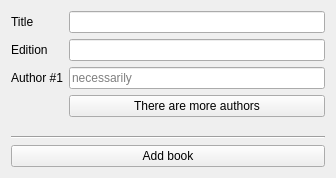
<?xml version="1.0" encoding="UTF-8"?>
<ui version="4.0">
 <class>InventorizeBookWidget</class>
 <widget class="QWidget" name="InventorizeBookWidget">
  <property name="geometry">
   <rect>
    <x>0</x>
    <y>0</y>
    <width>336</width>
    <height>178</height>
   </rect>
  </property>
  <property name="windowTitle">
   <string>Form</string>
  </property>
  <layout class="QVBoxLayout" name="verticalLayout">
   <item>
    <layout class="QFormLayout" name="formLayout">
     <item row="0" column="0">
      <widget class="QLabel" name="label">
       <property name="text">
        <string>Title</string>
       </property>
      </widget>
     </item>
     <item row="0" column="1">
      <widget class="QLineEdit" name="titleLineEdit"/>
     </item>
     <item row="1" column="0">
      <widget class="QLabel" name="label_2">
       <property name="text">
        <string>Edition</string>
       </property>
      </widget>
     </item>
     <item row="1" column="1">
      <widget class="QLineEdit" name="editionLineEdit"/>
     </item>
     <item row="2" column="0">
      <widget class="QLabel" name="label_3">
       <property name="text">
        <string>Author #1</string>
       </property>
      </widget>
     </item>
     <item row="2" column="1">
      <widget class="QLineEdit" name="authorLineEdit_1">
       <property name="placeholderText">
        <string>necessarily</string>
       </property>
      </widget>
     </item>
     <item row="3" column="1">
      <widget class="QPushButton" name="moreAuhtorsPushButton">
       <property name="sizePolicy">
        <sizepolicy hsizetype="Preferred" vsizetype="Fixed">
         <horstretch>0</horstretch>
         <verstretch>0</verstretch>
        </sizepolicy>
       </property>
       <property name="text">
        <string>There are more authors</string>
       </property>
      </widget>
     </item>
    </layout>
   </item>
   <item>
    <widget class="Line" name="line">
     <property name="orientation">
      <enum>Qt::Horizontal</enum>
     </property>
    </widget>
   </item>
   <item>
    <widget class="QPushButton" name="pushButton">
     <property name="sizePolicy">
      <sizepolicy hsizetype="Minimum" vsizetype="Fixed">
       <horstretch>0</horstretch>
       <verstretch>0</verstretch>
      </sizepolicy>
     </property>
     <property name="text">
      <string>Add book</string>
     </property>
    </widget>
   </item>
  </layout>
 </widget>
 <resources/>
 <connections/>
</ui>
